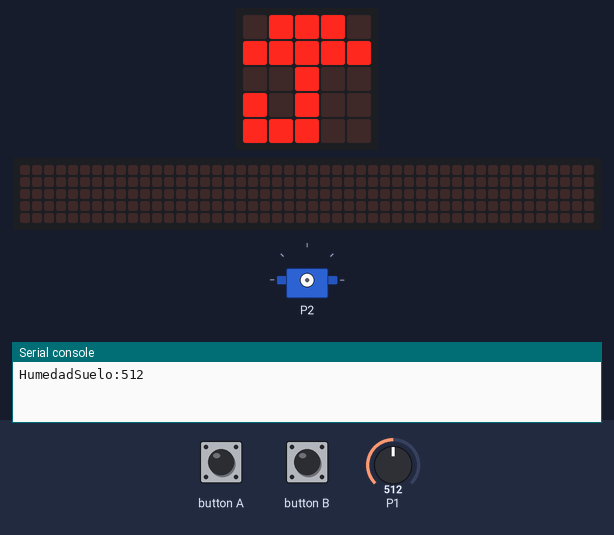
Simulated run of this program. Board: BBC micro:bit (MakeCode). On the bench: the board's 5×5 LED display, servo, a strip that is not on the board, showing the scrolling text unrolled, the last lines printed to the serial console. Inputs (shaded band) come from the test bench; at power-on: P1 = 512 (analog values on the 0–1023 scale). The 48×5 strip is a reading aid, not a part: it shows the text the display is scrolling, unrolled, one strip-width of it at a time.

Above: at 1.2 s.
1.3 s: button A pressed for 0.15 s
At 1.52 s:
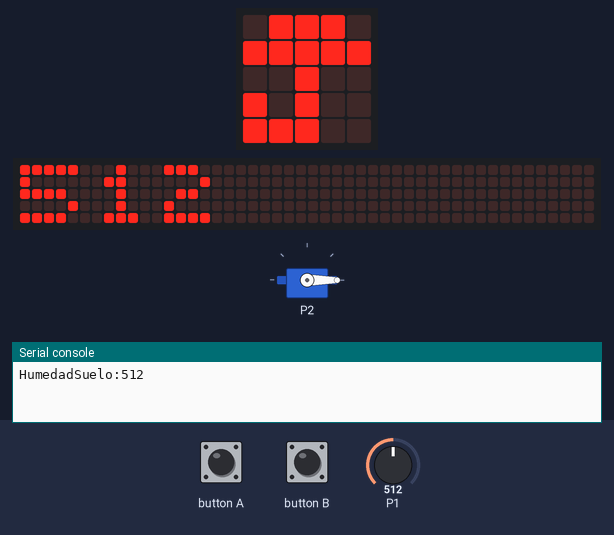
At 1.97 s:
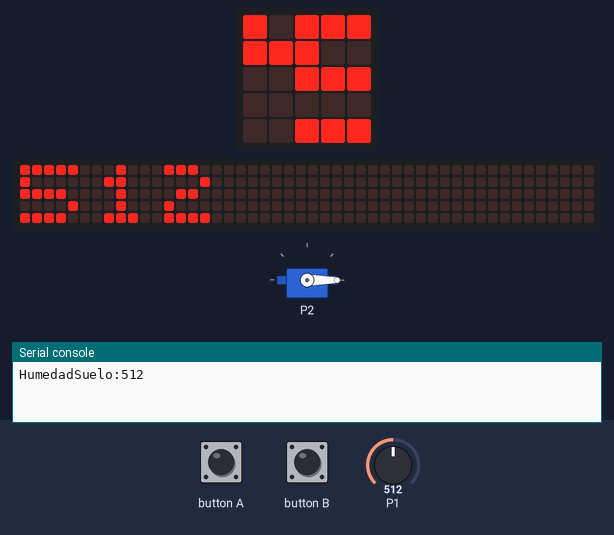
2.0 s: button A pressed for 0.15 s
2.7 s: button B pressed for 0.15 s
3.4 s: P1 set to 358
6.1 s: P1 set to 343
At 13.3 s:
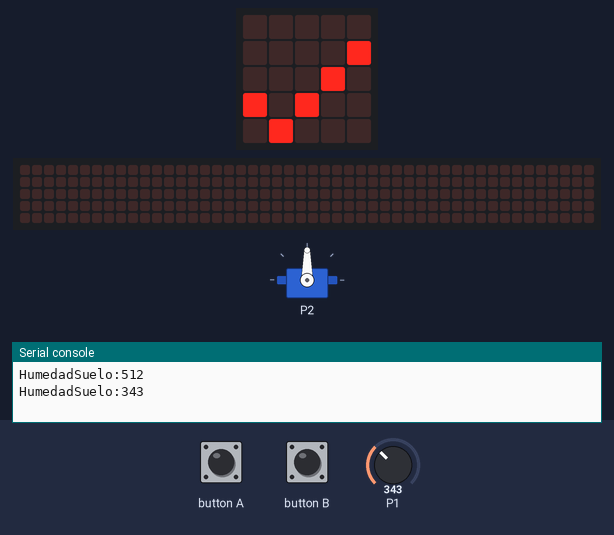
13.7 s: button A pressed for 0.15 s
At 17.22 s:
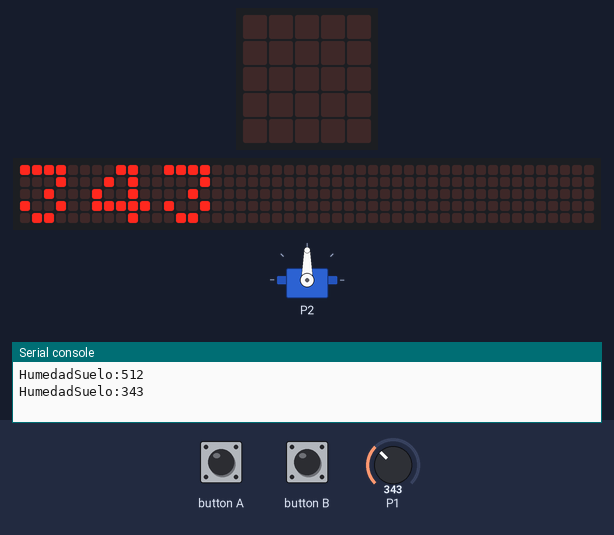
Timing chart, 0 to 18.7 s (numbered marks = the images above; inputs shaded):
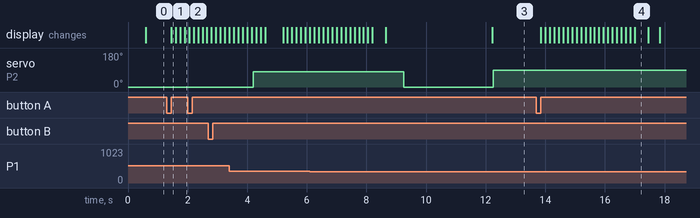

Measured:
- the behaviour switches between 351 and 350 on P1 (found by bisection; images 2 and 3)
- after the input at 1.3 s, the display: changes after 0.15 s (image 1)
- after the input at 13.7 s, the display: first changes after 0.15 s (image 4 shows a later state)
- what the display in image 4 shows lasts 0.5 s, from 17.0 s to 17.5 s

The program:

main.ts
```typescript
function encender_rego () {
    if (humedad > 350) {
        basic.showIcon(IconNames.Umbrella)
        pins.servoWritePin(AnalogPin.P2, 0)
        basic.pause(3000)
        pins.servoWritePin(AnalogPin.P2, 80)
        basic.pause(3000)
        pins.analogWritePin(AnalogPin.P2, 0)
    }
    basic.pause(5000)
}
input.onButtonPressed(Button.A, function () {
    basic.showNumber(humedad)
})
function medida_sensor () {
    humedad = pins.analogReadPin(AnalogPin.P1)
    serial.writeValue("HumedadSuelo", humedad)
}
input.onButtonPressed(Button.B, function () {
    basic.showIcon(IconNames.Umbrella)
    pins.servoWritePin(AnalogPin.P2, 0)
    basic.pause(3000)
    pins.servoWritePin(AnalogPin.P2, 90)
    basic.pause(3000)
    pins.analogWritePin(AnalogPin.P2, 0)
})
let humedad = 0
humedad = 350
basic.forever(function () {
    medida_sensor()
    basic.showIcon(IconNames.Yes)
    encender_rego()
})
```

test.ts
```typescript
// aquí va el archivo "tests"; esto no se compilará cuando este paquete se utilice como una extensión.
```
